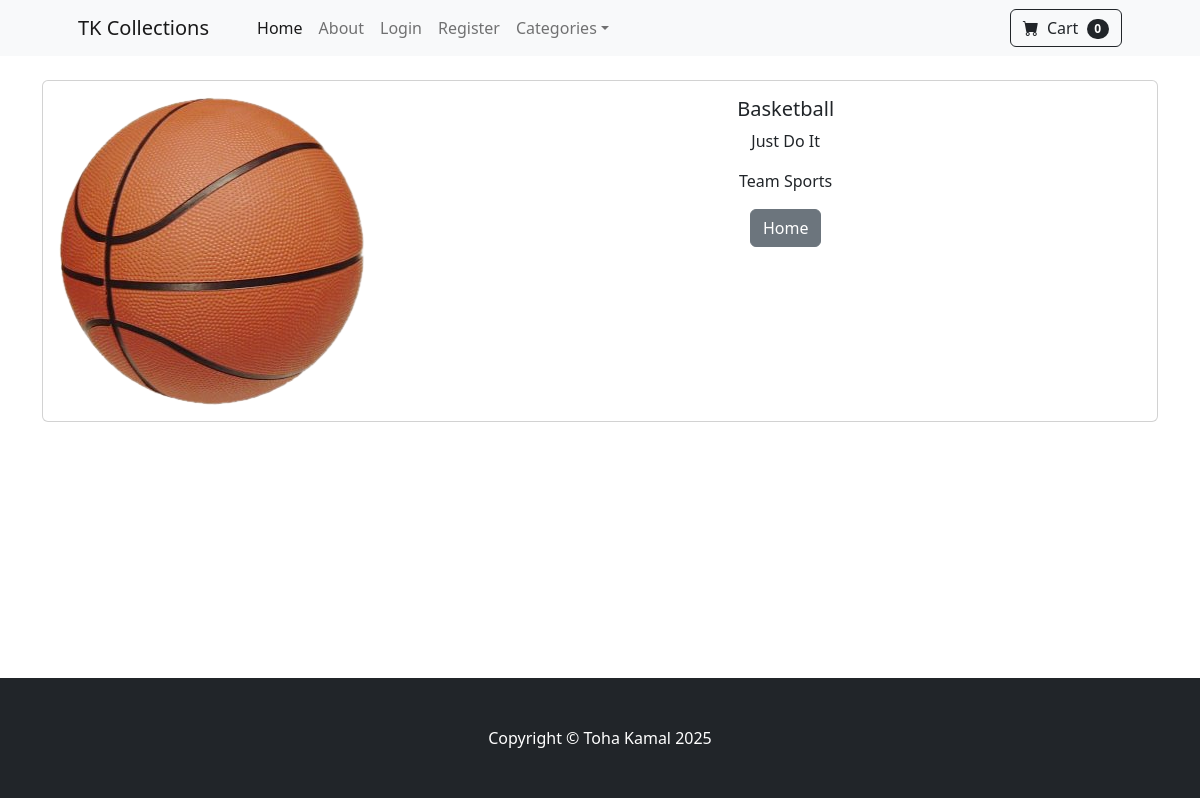
Page /product/1 on the committed database.
### store/models.py (models this page shows, shortened)
class Product(models.Model):
    name = models.CharField(max_length=100)
    price = models.DecimalField(default=0, decimal_places=2, max_digits=10)
    category = models.ForeignKey(Category, on_delete=models.CASCADE, default=1)
    description = models.CharField(max_length=250, default="", blank=True, null=True)
    image = models.ImageField(upload_to='uploads/product/')
    is_sale = models.BooleanField(default=False)
    sale_price = models.DecimalField(default=0, decimal_places=2, max_digits=10)

class Category(models.Model):
    name = models.CharField(max_length=100)
    def __str__(self):
        return self.name
    class Meta:
        verbose_name_plural = "Categories"

### store/views.py (the view)
# urls.py: path('product/<int:pk>', views.product, name='product'),
def product(request,pk):
    product = Product.objects.get(id=pk)
    return render(request,'product.html',{'product':product})

### store/templates/product.html
{% extends 'base.html' %}
{% load static %}
{% block content %}
<div class="container ">
<br/>
    <div class="card mb-3" >
  <div class="row g-0">
    <div class="col-md-4">
      <img src="{{ product.image.url }}" class="img-fluid rounded-start" alt="...">
    </div>
    <div class="col-md-8">
      <div class="card-body">
          <center>
        <h5 class="card-title">{{ product.name }}</h5>
        <p class="card-text">{{ product.description }}</p>
        <p class="card-text">{{ product.category }}</p>
              <a href="{% url 'home' %}" class="btn btn-secondary">Home</a>
          </center>
      </div>
    </div>
  </div>
</div>
</div>
<br/><br/><br/><br/><br/><br/><br/><br/>
{% endblock %}

### rows in the picture
Product: image (picture), name "Basketball", description "Just Do It", category "Team Sports"
